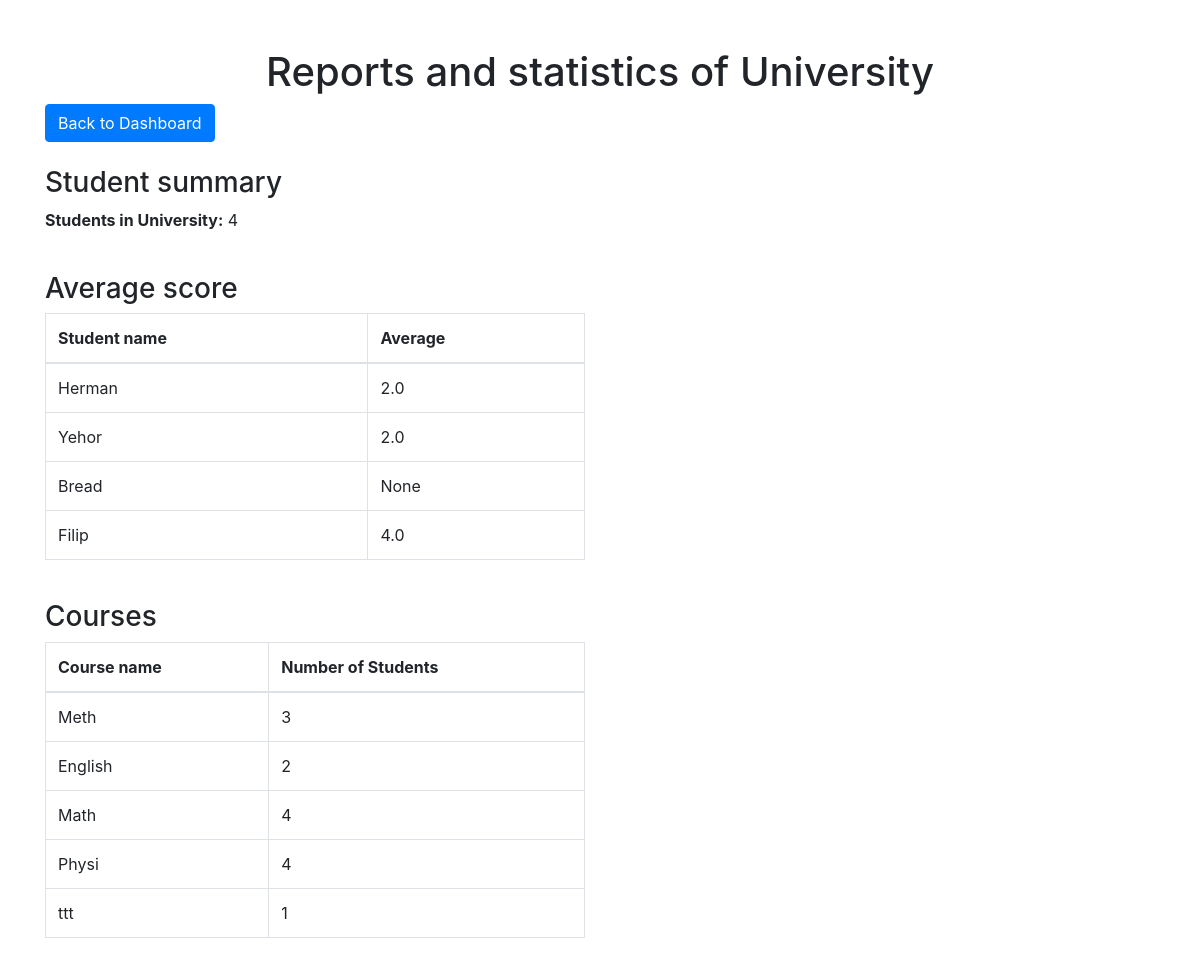
Page /reports on the committed database.
### models.py (models this page shows)
class BaseUser(UserMixin, db.Model):
    __abstract__ = True
    id = db.Column(db.Integer, primary_key=True)
    username = db.Column(db.String(150), unique=True, nullable=False)
    password = db.Column(db.String(150), nullable=False)
    first_name = db.Column(db.String(100), nullable=True)
    last_name = db.Column(db.String(100), nullable=True)
    account_type = db.Column(db.String(50), nullable=False)
    email = db.Column(db.String(150), nullable=True, unique=True)

class User(BaseUser):
    __tablename__ = 'user'
    major = db.Column(db.String(150), nullable=True)
    semester = db.Column(db.Integer, nullable=True)
    enrolled_courses = db.relationship('Course', secondary='enrollment', back_populates='students')

class Course(db.Model):
    id = db.Column(db.Integer, primary_key=True)
    name = db.Column(db.String(150), nullable=False)
    code = db.Column(db.String(50), nullable=False, unique=True, index=True)
    teacher_id = db.Column(db.Integer, db.ForeignKey('teacher.id'), nullable=False)
    students = db.relationship('User', secondary='enrollment', back_populates='enrolled_courses')
    course_schedule = db.relationship('Schedule', back_populates='course', cascade="all, delete-orphan")

### app.py (the view)
@app.route('/reports')
def reports():
    student_count = db.session.query(User).count()
    average_grades = db.session.query(User.id, User.first_name, db.func.avg(Enrollment.grade)).join(Enrollment).group_by(User.id).all()
    course_enrollment = db.session.query(Course.name, db.func.count(Enrollment.user_id)).join(Enrollment).group_by(Course.id).all()
    return render_template('reports.html', student_count=student_count, average_grades=average_grades, course_enrollment=course_enrollment)

### templates/reports.html (shortened to what this page needs)
<!DOCTYPE html>
<html lang="en">
<head>
    <link href="https://cdn.jsdelivr.net/npm/bootstrap@5.3.0/dist/css/bootstrap.min.css" rel="stylesheet">
</head>
<body>
    <div class="container mt-5">
        <h1 class="text-center">Reports and statistics of University</h1>
        <a href="{{ url_for('admin_page') }}" class="btn btn-primary">Back to Dashboard</a>
        <div class="row mt-4">
            <div class="col-md-6">
                <h3>Student summary</h3>
                <p><strong>Students in University:</strong> {{ student_count }}</p>
            </div>
        </div>
        <div class="row mt-4">
            <div class="col-md-6">
                <h3>Average score</h3>
                <table class="table table-bordered">
                    <thead>
                        <tr>
                            <th>Student name</th>
                            <th>Average</th>
                        </tr>
                    </thead>
                    <tbody>
                        {% for student in average_grades %}
                        <tr>
                            <td>{{ student[1] }}</td>
                            <td>{{ student[2] }}</td>
                        </tr>
                        {% endfor %}
                    </tbody>
                </table>
            </div>
        </div>
        <div class="row mt-4">
            <div class="col-md-6">
                <h3>Courses</h3>
                <table class="table table-bordered">
                    <thead>
                        <tr>
                            <th>Course name</th>
                            <th>Number of Students</th>
                        </tr>
                    </thead>
                    <tbody>
                        {% for course in course_enrollment %}
                        <tr>
                            <td>{{ course[0] }}</td>
                            <td>{{ course[1] }}</td>
                        </tr>
                        {% endfor %}
                    </tbody>
                </table>
            </div>
        </div>
    </div>
    <link rel="stylesheet" href="https://cdn.jsdelivr.net/npm/bootstrap@4.3.1/dist/css/bootstrap.min.css">
</body>
</html>

### rows in the picture
User: first_name "Herman", student "2.0"
User: first_name "Yehor", student "2.0"
User: first_name "Bread", student "None"
User: first_name "Filip", student "4.0"
Course: name "Meth", course "3"
Course: name "English", course "2"
Course: name "Math", id "4"
Course: name "Physi", course "4"
Course: name "ttt", course "1"

### other values in the picture
{{ student_count }} "4"
